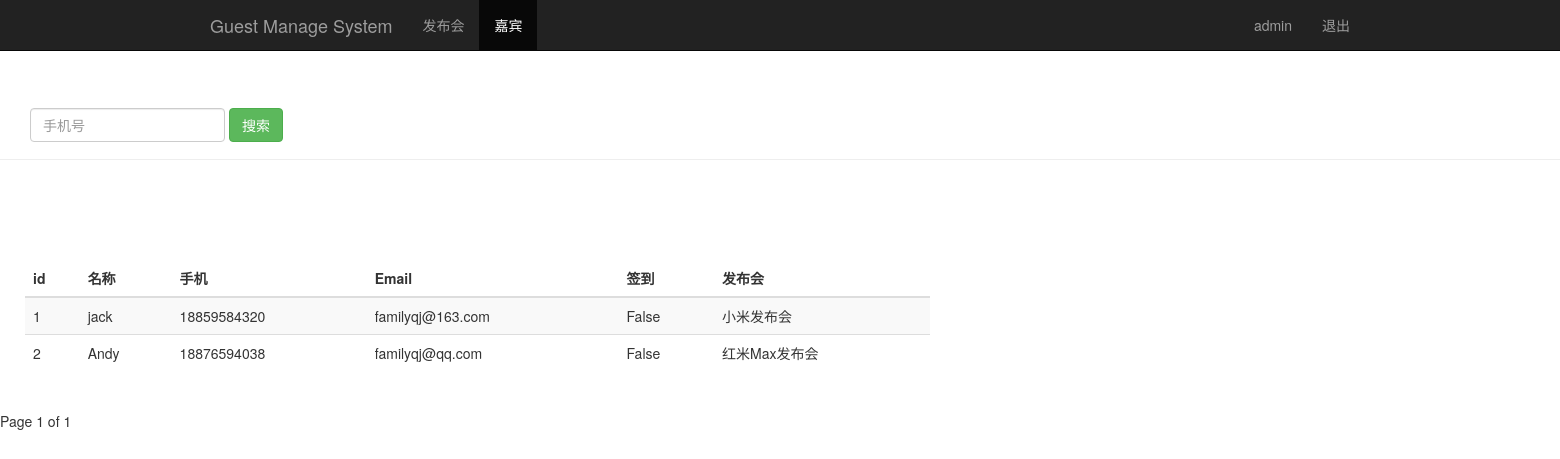
/guest_manage/, run on the app's committed database.
### sign/models.py (models this page shows, shortened)
class Guest (models.Model):
    event = models.ForeignKey (Event)  # 关联Event表id，通过 event_id 关联Event表
    realname = models.CharField (max_length=100)  # 姓名
    phone = models.CharField (max_length=64)  # 手机号码
    email = models.EmailField ()  # 邮箱
    sign = models.BooleanField ()  # 签到
    create_time = models.DateTimeField (auto_now=True)  # 创建时间，取当前时间
    class Meta:
        unique_together = ("event", "phone")

class Event (models.Model):
    name = models.CharField (max_length=100)  # 标题
    limit = models.IntegerField ()  # 人数
    status = models.BooleanField ()  # 状态
    address = models.CharField (max_length=200)  # 地址
    start_time = models.DateTimeField ('events time')  # 开始时间
    create_time = models.DateTimeField (auto_now=True)  # 创建时间，取当前时间
    def __str__(self):
        return self.name

### sign/views.py (the view)
def guest_manage(request):
    username = request.session.get ('user', '')
    guest_list = Guest.objects.all ()
    paginator = Paginator (guest_list, 5)
    page = request.GET.get ('page')
    try:
        contacts = paginator.page (page)
    except PageNotAnInteger:
        contacts = paginator.page (1)
    except EmptyPage:
        contacts = paginator.page (paginator.num_pages)
    return render (request, 'guest_manage.html', {'user': username, 'guests': contacts})

### sign/templates/guest_manage.html (shortened to what this page needs)
<!DOCTYPE html>
<html>
<head lang="zh-CN">
    {% load bootstrap3 %}
    {% bootstrap_css %}
</head>
<body>
<nav class="navbar navbar-inverse navbar-fixed-top">
    <div class="container">
        <div style="width: 1140px; height: 0px; padding-right: 0px; padding-left: 0px; border-right-width: 100px; margin-right: 0px;" class="container">
            <a class="navbar-brand" href="/event_manage/">Guest Manage System</a>
        </div>
        <div class="collapse navbar-collapse">
            <ul class="nav navbar-nav">
                <li><a href="/event_manage/">发布会</a></li>
                <li class="active"><a href="/guest_manage/">嘉宾</a></li>
            </ul>
            <ul class="nav navbar-nav navbar-right">
                <li><a href="#">admin</a></li>
                <li><a href="/logout/">退出</a></li>
            </ul>
        </div>
    </div>
</nav>
<div class="page-header" style="padding-top: 60px;">
    <div id="navbar" class="navbar-collapse collapse">
        <form class="navbar-form" method="get" action="/guest_search/">
            <div class="form-group">
                <input name="phone" type="text" placeholder="手机号" class="form-control">
            </div>
            <button type="submit" class="btn btn-success">搜索</button>
        </form>
    </div>
</div>
<div class="row" style="padding-top: 80px; width: 1870px; margin-left: 10px; margin-right: 10px;">
    <div class="col-md-6">
        <table class="table table-striped">
            <thead>
            <tr>
                <th>id</th>
                <th>名称</th>
                <th>手机</th>
                <th>Email</th>
                <th>签到</th>
                <th>发布会</th>
            </tr>
            </thead>
            <tbody>
            {% for guest in guests %}
                <tr>
                    <td>{{ guest.id }}</td>
                    <td>{{ guest.realname }}</td>
                    <td>{{ guest.phone }}</td>
                    <td>{{ guest.email }}</td>
                    <td>{{ guest.sign }}</td>
                    <td>{{ guest.event }}</td>
                </tr>
            {% endfor %}
            </tbody>
        </table>
    </div>
</div>
<div class="pagination">
    <span class="step-links">
        <span class="current">
                Page {{ guests.number }} of {{ guests.paginator.num_pages }}
            </span>
    </span>
</div>
</body>
</html>

### data on the page
Guest: id "1", realname "jack", phone "18859584320", email "familyqj@163.com", sign "False", event "小米发布会"
Guest: id "2", realname "Andy", phone "18876594038", email "familyqj@qq.com", sign "False", event "红米Max发布会"

### other printed values
{{ guests.number }} "1"
{{ guests.paginator.num_pages }} "1"
